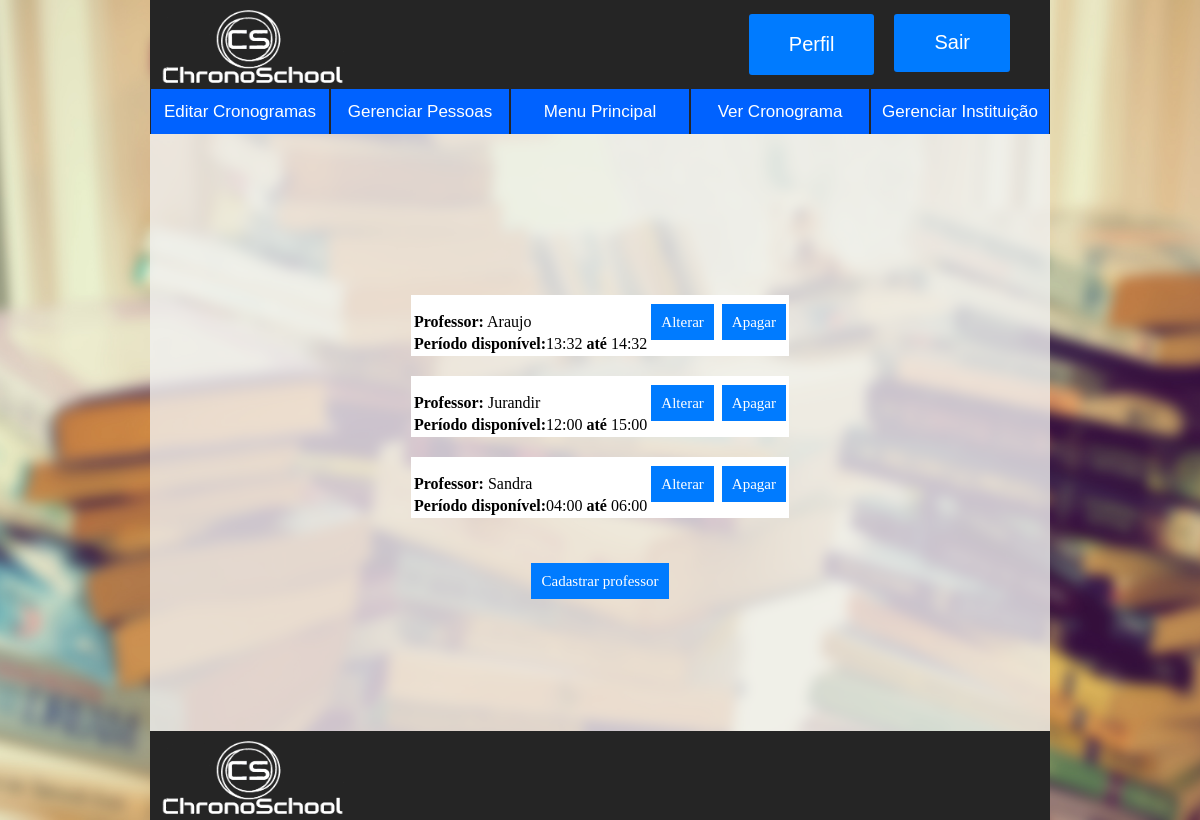
The page /ChronoSchool_Codigos/gerenciarProfessores.php (signed in) on the database as committed earlier.
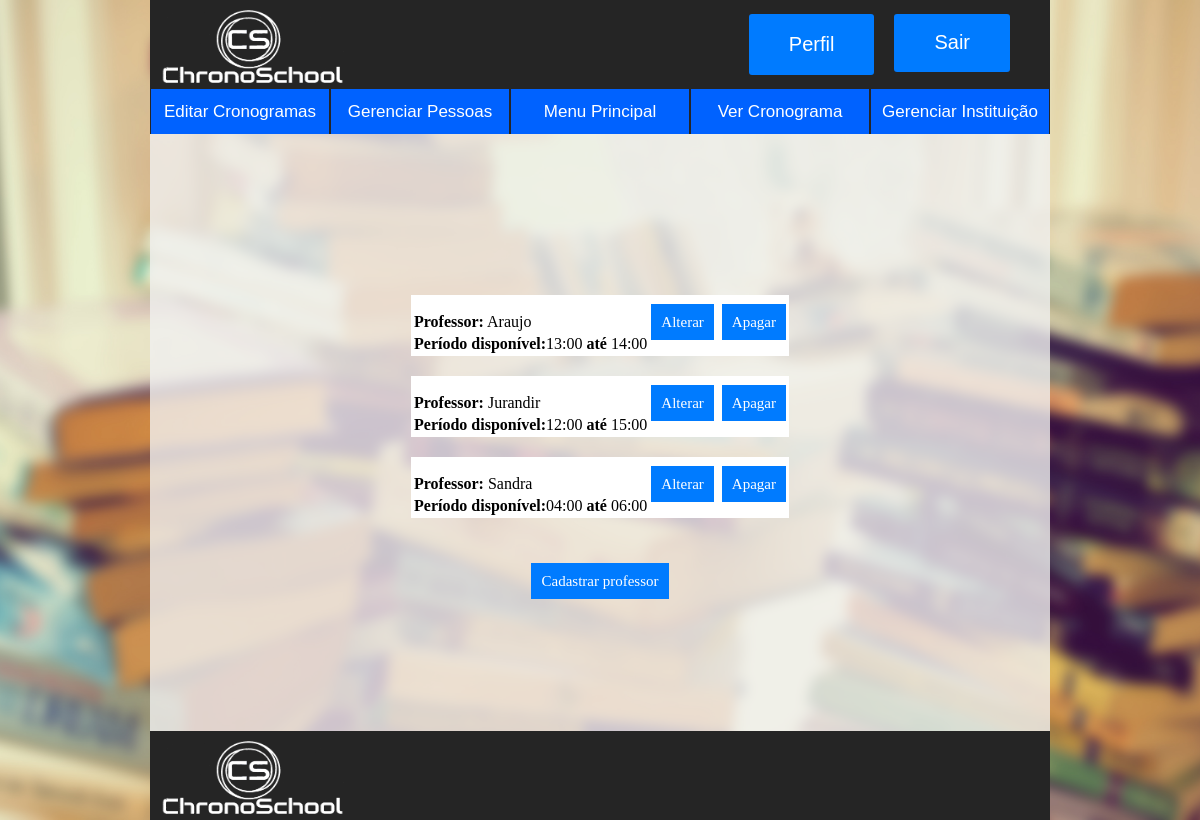
The same page on the database as committed later.
### tables this page shows
CREATE TABLE `professor` (
  `idProfessor` int(11) NOT NULL,
  `nomeProfessor` varchar(45) NOT NULL,
  `HorariosDisponiveisProfessores_idHorariosDisponiveisProfessores` int(11) NOT NULL
);

CREATE TABLE `horariosdisponiveisprofessores` (
  `idHorariosDisponiveisProfessores` int(11) NOT NULL,
  `horarioInicial` time NOT NULL,
  `horarioFinal` time NOT NULL
);

### ChronoSchool_Codigos/gerenciarProfessores.php (the view, shortened to what this page needs)
<!DOCTYPE html>
<html lang="pt-br">
	<head>
		<link href="css/style.css" rel="stylesheet"/>
	</head>
	<body>
		<header>
			<?php
				include "php/header.php";
			?>
		</header>
		<?php
			include "php/navbar.php";
		?>
		<div class="corpo">
			<div class="conteudo">
				<center>
					<form action="" method="POST">
						<?php
							include "php/conexao.php";
							$sql = "SELECT idProfessor,idHorariosDisponiveisProfessores,nomeProfessor,horarioInicial,horarioFinal FROM `professor`
									INNER JOIN horariosdisponiveisprofessores ON horariosdisponiveisprofessores.idHorariosDisponiveisProfessores = professor.HorariosDisponiveisProfessores_idHorariosDisponiveisProfessores";
							$professores = $conexao ->prepare($sql);
							$professores -> execute();
							foreach ($professores as $p)
							{
								$idProfessor = $p['idProfessor'];
								$idHorario = $p['idHorariosDisponiveisProfessores'];
								$nome = $p['nomeProfessor'];
								$inicial = $p['horarioInicial'];
								$final = $p['horarioFinal'];
								echo "
								<div class='divMaior'>
									<div class='divUsuario'>
										<div class='inside'>
											<table style='width:100%'>
											<tr>
												<td>
													<font size='3'><b>Professor:</b> $nome</font>
												</td>
												<td>
													<a href='editarProfessores.php?pid=$idProfessor&hid=$idHorario&np=$nome&inicial=$inicial&final=$final' class='botaoUsuario'>Alterar</a>
												<td>
												<td>
													<a href='apagarProfessores.php?pid=$idProfessor&np=$nome' class='botaoUsuario'>Apagar</a>
											  	</td>
											</tr>
											<tr>
												<td>
													<font size='3'><b>Período disponível:</b>".date('H:i', strtotime($inicial))." <b>até </b>".date('H:i', strtotime($final))."</font>
												</td>
											</tr>
										  </table>
										</div>
									</div>
								</div>";
							}
						?>
					</form>
					<br><br><br>
					<a href="cadastrarProfessores.php" class="botaoUsuario">Cadastrar professor</a>
				</center>
			</div>
		</div>
	<footer>
		<div>
			<img class="logo" src="images/logo.png" title="ChronoSchool"/>
		</div>
	</footer>
	</body>
</html>

### ChronoSchool_Codigos/php/header.php
<?php
	$stringBotaoHtml = "<div class='divBotaoLogin'>
							<a href='login.php'>
								<input type='button' class='botaoLoginHeader' value='Login' />
							</a>
						</div>";
	if($_SESSION != null){
		$stringBotaoHtml = "<div class='divBotaoLogin'>
								<a href='logout.php'>
									<input type='button' class='botaoLoginHeader' value='Sair' />
								</a>
							</div>
							<div class='divBotaoLogin'>
								<a href='perfil.php'>
									<input type='button' class='botaoLoginHeader' value='Perfil' />
								</a>
							</div>
							";
	}
?>
<div class='divLogoHeader'>
	<img class='logo' src='images/logo.png' title='ChronoSchool'/>
	<div class='divBotaoLogin'>
		<?= $stringBotaoHtml?>
	</div>
</div>

### ChronoSchool_Codigos/php/navbar.php (shortened to what this page needs)
<div id="navbar">
	<ul>
		<li><a href="#">Editar Cronogramas</a></li><li><a href="#">Gerenciar Pessoas</a>
		</li><li><a href="menuPrincipal.php">Menu Principal</a></li><li><a href="cronogramas.php">Ver Cronograma</a></li><li><a href="gerenciarInstituicoes.php">Gerenciar Instituição</a></li>
	</ul>
</div>

### ChronoSchool_Codigos/css/style.css (style rules this page uses)
html,body { margin:0; padding:0; width: 100%; height: 100%; min-width:100%; min-height:100%; }
header,footer,#navbar { min-width: 900px; max-width: 900px; margin: 0 auto; }
header, footer { height: 89px; background-color: #252525; }
footer { position: absolute; left: 0; right: 0; bottom: 0; margin: 0 auto; }
body { background: url("../images/fundo.jpg")center center no-repeat fixed; background-repeat: no-repeat; background-position: center fixed; background-size: cover; width: 100%; height: 100%; display: inline-flex; z-index: -1; flex-direction: column }
a { text-decoration:none; }
.logo { padding-top: 10px; width:200px; height:80px; }
.divLogoHeader { text-align: left; min-width: 30%; height: 89px; }
.divBotaoLogin { float: right; padding-right:20px; padding-top:7px; }
.botaoLoginHeader { color: #fff; font-size: 20px; background: #007bff; padding: 15%; padding-left: 40px; padding-right: 40px; text-decoration: none; border: none; float:right; border-radius: 3px; }
.corpo { margin:auto; margin-bottom: 89px; min-width: 900px; max-width: 900px; background: rgba(241, 241, 241, 0.8); display: inline-flex; flex: 1; overflow: auto; z-index : 0; position:relative; }
.conteudo { margin: auto; }
.divMaior { padding-top: 20px; }
.divUsuario { align-items: center; min-width: 250px; min-height: 50px; width: auto; height: auto; background-color: #FFF; margin: 0 auto; }
.botaoUsuario { padding-top: 30%; padding-right: 10%; color: #FFFFFF; font-size: 15px; background: #007bff; padding: 10px; text-decoration: none; border: none; }
.inside { padding-top:15px; }
#navbar { text-align: center !important; height: 45px !important; background: #0062FF !important; z-index : 1 !important; }
#navbar ul { margin:0px !important; padding: 0px !important; list-style: none !important; width: 100% !important; height: 100% !important; float: left !important; }
#navbar ul li { display: inline-block !important; width: 20% !important; height: 100% !important; margin:0 !important; padding:0 !important; }
#navbar ul li a { text-align: center !important; text-decoration: none !important; font: 17px arial !important; color: #fff !important; display: block !important; margin: 0 !important; padding: 13px 0px 12px 0px !important; border-left: 1px solid #252525 !important; border-right: 1px solid #252525 !important; }

Rows that differ between the two databases and show on the page:
changed through a linked row, professor "Araujo": date "13:32" → "13:00"; date "14:32" → "14:00"
